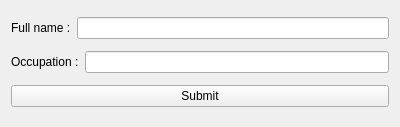
<?xml version="1.0" encoding="UTF-8"?>
<ui version="4.0">
 <class>Widget</class>
 <widget class="QWidget" name="Widget">
  <property name="geometry">
   <rect>
    <x>0</x>
    <y>0</y>
    <width>400</width>
    <height>127</height>
   </rect>
  </property>
  <property name="windowTitle">
   <string>Form</string>
  </property>
  <layout class="QVBoxLayout" name="verticalLayout">
   <item>
    <layout class="QHBoxLayout" name="horizontalLayout">
     <item>
      <widget class="QLabel" name="label">
       <property name="text">
        <string>Full name :</string>
       </property>
      </widget>
     </item>
     <item>
      <widget class="QLineEdit" name="full_name_lineEdit"/>
     </item>
    </layout>
   </item>
   <item>
    <layout class="QHBoxLayout" name="horizontalLayout_2">
     <item>
      <widget class="QLabel" name="label_2">
       <property name="text">
        <string>Occupation :</string>
       </property>
      </widget>
     </item>
     <item>
      <widget class="QLineEdit" name="occupation_lineEdit"/>
     </item>
    </layout>
   </item>
   <item>
    <widget class="QPushButton" name="submit_pushButton">
     <property name="text">
      <string>Submit</string>
     </property>
    </widget>
   </item>
  </layout>
 </widget>
 <resources/>
 <connections/>
</ui>
